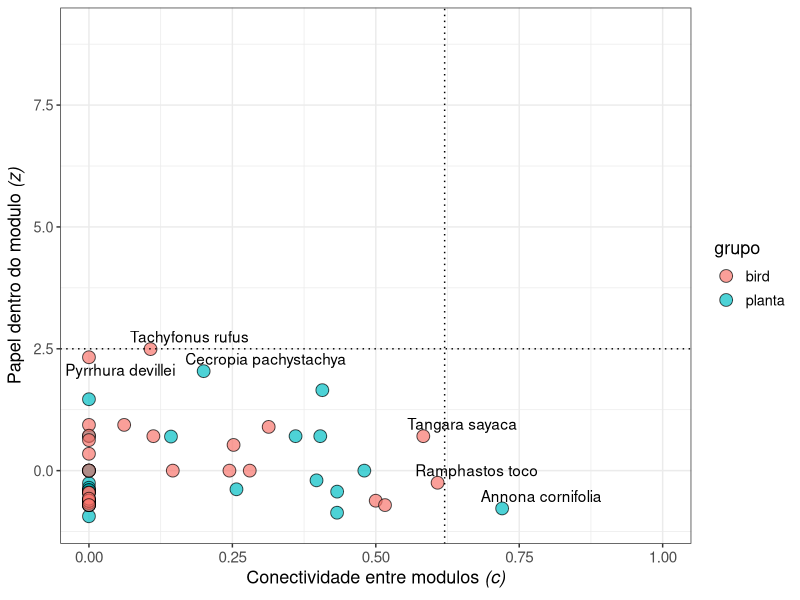

Generate this figure with R:

pol<-read.table("czvalues.txt", header=T)###aqui precisa inserir os dados de c e z
###mandei um arquivo modelo para organizar os dados junto
summary(pol)

library(ggplot2)###precisa desse pacote
library(ggrepel)
###a unica coisa que precisa mudar ? o corte se nao for usar do olesen, ai muda 0.62 e 2.5 para os cortes do modelo nulo
###da pra mudar tb a organizacao das cores dos pontos...

###grafico para aves e plantas

ggplot(data = pol, aes(x=c, y=z, fill=grupo))+ 
  geom_point(shape=21, size = 4, alpha = 0.7) + 
  labs(color="Birds groups") +
  #coord_cartesian(xlim = c(-0.0,1.0),ylim = c(-1.0,9.0))+
  
  scale_y_continuous(name = expression(paste("Papel dentro do modulo ", italic("(z)"))),
                     #breaks = seq(-1.0, 9.0, 2),
                     limits=c(-1.0,9.0)) +
  #scale_fill_manual(values=c("NA", "deeppink1", "red1", "gray70", "maroon2"))+
  
  scale_x_continuous(name = expression(paste("Conectividade entre modulos ", italic("(c)"))),
                     #breaks = seq(-1.0, 9.0, 2),
                     limits=c(0.0,1.0)) +
  geom_hline(yintercept=2.5, linetype="dotted", color = "black", size=0.5)+
  geom_vline(xintercept =0.62, linetype="dotted", color = "black", size=0.5)+
  theme_bw()+
    
  theme(plot.title = element_text(size = 15, family = "sans", face = "bold"),
        text = element_text(size = 13, family = "sans"),
        axis.title = element_text(face="bold"),
        axis.text.x=element_text(size = 11)) +
  geom_text_repel(aes(label=ifelse(c>=0.55 | z>=2, gsub("_", " ", especies), "")), nudge_x = 0.05, nudge_y = 0.12)


